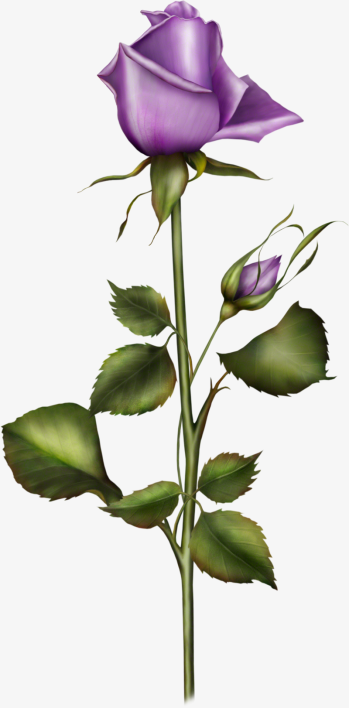
#> input picture sbctf/evil_pic_encode/attachment/flag.png, 698 x 1416 px (shown at 1/2 size)
$ python main.py
#> lines starting #> are read from the running program, lines starting #| are printed output that depends on the picture
import scipy.fftpack as fft
import numpy as np
from PIL import Image

img = Image.open("flag.png")
#> img is the input picture: PIL image 698x1416 RGB; mean R, G, B 210.7, 208.4, 203.6
img_array = np.array(img)


def FFT(i):
    return fft.fft2(i)


def iFFT(i):
    return fft.ifft2(i)


def FFT_encrypt(img, key):
    for _ in range(key):
        img = FFT(img)
    return img


def arnold(img, key):
    for _ in range(key):
        r, c = img.shape[:2]
        p = np.zeros_like(img)
        a = 114
        b = 514
        for i in range(r):
            for j in range(c):
                x = (i + b * j) % r
                y = (a * i + (a * b + 1) * j) % c
                p[x, y] = img[i, j]
        img = p.copy()
    return img


size = 29
oh, ow = img_array.shape[:2]
#> oh = 1416; ow = 698
h = oh
#> h = 1416
if h % size != 0:
    h += size - h % size
#> h = 1421

w = ow
#> w = 698
if w % size != 0:
    w += size - w % size
#> w = 725

new_array = np.ones((h, w, 3)) * 255
new_array[:oh, :ow, :] = img_array
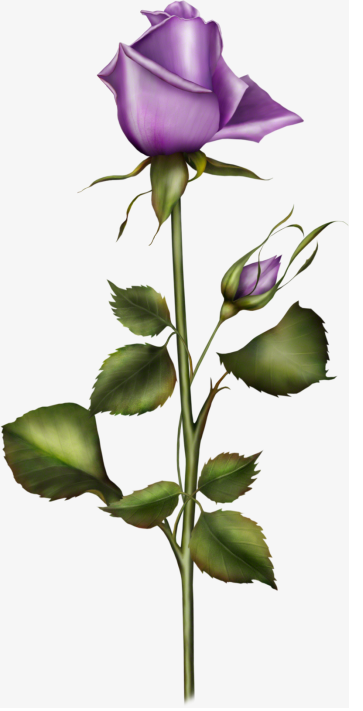
#> new_array: shape (1421, 725, 3) float64 (shown at 1/2 size); mean R, G, B 212.5, 210.3, 205.7
kh = h // size
#> kh = 49
if kh % 4 != 1:
    kh += (1 - kh % 4) % 4

kw = w // size
#> kw = 25
if kw % 4 != 1:
    kw += (1 - kw % 4) % 4

key_array = np.zeros((kh, kw), dtype=np.int64)
for i in range(0, kh):
    for j in range(0, kw):
        if i % 4 == 0 or j % 4 == 0:
            key_array[i, j] = np.random.randint(1, 5)
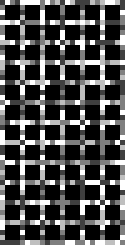
#> key_array: shape (49, 25) int64 (shown 5 times larger); min 0, max 4, mean 1.18; drawn with min black and max white
encrypted_array = np.zeros_like(key_array)
added_array = np.zeros_like(key_array)
for i in range(0, kh // 4):
    for j in range(0, kw // 4):
        nk = 1
        for ii in range(i * 4, i * 4 + 5):
            for jj in range(j * 4, j * 4 + 5):
                if key_array[ii, jj] != 0 and encrypted_array[ii, jj] == 0:
                    if (
                        0
                        not in new_array[
                            ii * size : (ii + 1) * size, jj * size : (jj + 1) * size
                        ].shape
                    ):
                        new_array[
                            ii * size : (ii + 1) * size, jj * size : (jj + 1) * size
                        ] = FFT_encrypt(
                            new_array[
                                ii * size : (ii + 1) * size, jj * size : (jj + 1) * size
                            ],
                            key_array[ii, jj],
                        )
                        added_array[ii, jj] += key_array[ii, jj]
                    nk *= key_array[ii, jj]
                    encrypted_array[ii, jj] = 1
        for ii in range(i * 4 + 1, i * 4 + 4):
            for jj in range(j * 4 + 1, j * 4 + 4):
                key_array[ii, jj] = nk % 114514 % 1919810 % 53
                new_array[
                    ii * size : (ii + 1) * size, jj * size : (jj + 1) * size
                ] = arnold(
                    new_array[ii * size : (ii + 1) * size, jj * size : (jj + 1) * size],
                    key_array[ii, jj],
                )
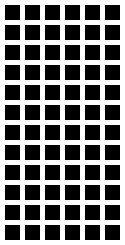
#> encrypted_array: shape (49, 25) int64 (shown 5 times larger); values 0 (black) and 1 (white), 47.1% white in thin lines or dots
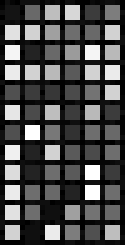
#> key_array: shape (49, 25) int64 (shown 5 times larger); min 1, max 52, mean 16.3; drawn with min black and max white
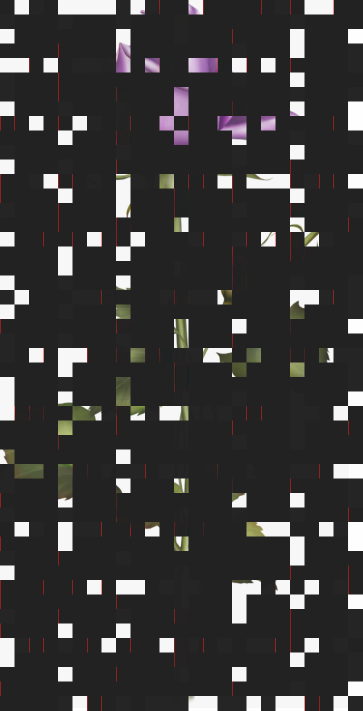
#> new_array: shape (1421, 725, 3) float64 (shown at 1/2 size); mean R, G, B 214243.7, 205634.9, 202172.5; drawn with min black and max white
img = Image.fromarray(np.round(new_array).astype(np.uint8))
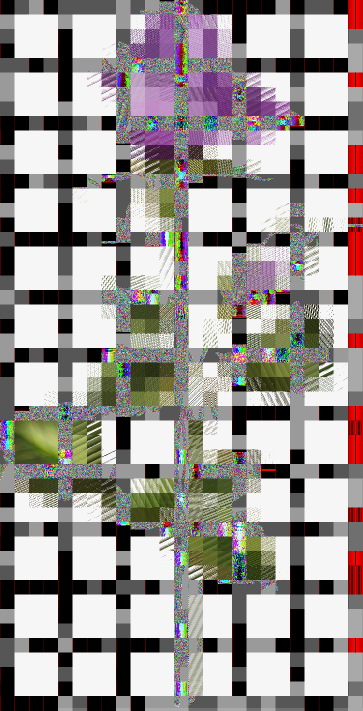
#> img: PIL image 725x1421 RGB (shown at 1/2 size); mean R, G, B 156.1, 151, 148.8
np.save("encrypted", new_array.reshape(-1))
print(added_array)
#> (printed output is left out)
